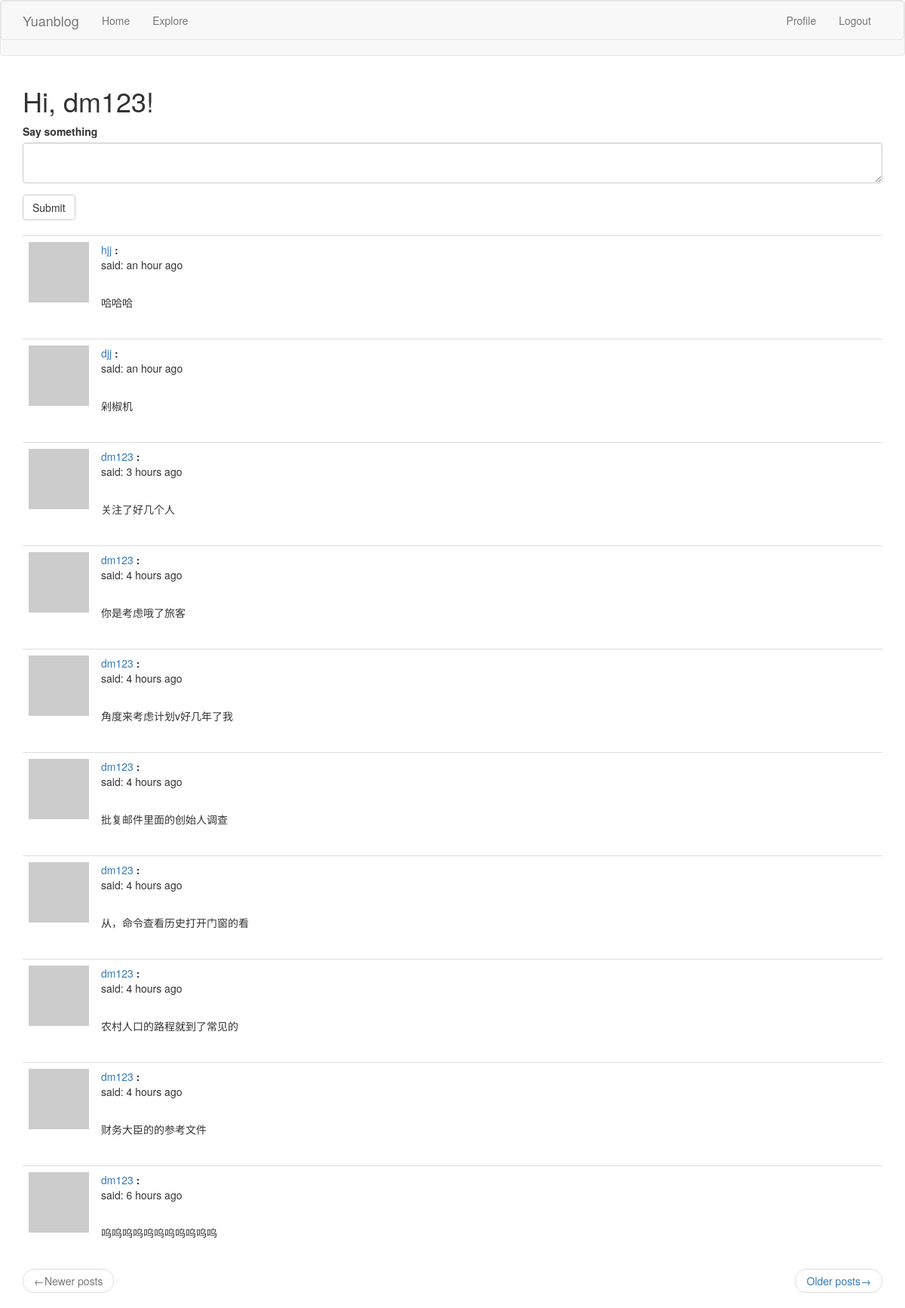
Page /index (signed in) on the committed database.
### app/models.py (models this page shows, shortened)
class User(UserMixin, db.Model):
    id = db.Column(db.Integer, primary_key=True)
    username = db.Column(db.String(64), index=True, unique=True)
    email = db.Column(db.String(128), index=True, unique=True)
    password_hash = db.Column(db.String(128))
    posts = db.relationship('Post', backref='author', lazy='dynamic')
    about_me = db.Column(db.String(140))
    last_date = db.Column(db.DateTime, default=datetime.utcnow)
    followed = db.relationship(
        'User', secondary=followers,
        primaryjoin=(followers.c.follower_id == id),
        secondaryjoin=(followers.c.followed_id == id),
        backref=db.backref('followers', lazy='dynamic'), lazy='dynamic')
    def avatar(self, size):
        digest = hashlib.md5(self.email.lower().encode('utf-8')).hexdigest()
        return 'https://www.gravatar.com/avatar/{}?d=identicon&s={}'.format(digest, size)
    def followed_posts(self):
        followed = Post.query.join(
            followers, (followers.c.followed_id == Post.user_id)).filter(
            followers.c.follower_id == self.id)
        own = Post.query.filter_by(user_id=self.id)
        return followed.union(own).order_by(Post.timestamp.desc())
    @login.user_loader
    def load_user(id):
        return User.query.get(int(id))

class Post(db.Model):
    id = db.Column(db.Integer, primary_key=True)
    body = db.Column(db.String(140))
    timestamp = db.Column(db.DateTime, index=True, default=datetime.utcnow)
    user_id = db.Column(db.Integer, db.ForeignKey('user.id'))

### app/routes.py (the view)
@app.route('/', methods=['GET', 'POST'])
@app.route('/index', methods=['GET', 'POST'])
@login_required
def index():
    form = PostForm()
    if form.validate_on_submit():
        post = Post(body=form.post.data, author=current_user)
        db.session.add(post)
        db.session.commit()
        flash('Your post is now live!')
        return redirect(url_for('index'))
    page = request.args.get('page', 1, type=int)
    posts = current_user.followed_posts().paginate(page, app.config['POSTS_PER_PAGE'], False)
    next_url = url_for('index', page=posts.next_num) \
        if posts.has_next else None
    prev_url = url_for('index', page=posts.prev_num) \
        if posts.has_prev else None
    return render_template('index.html', title='Home', form=form,
                           posts=posts.items, next_url=next_url,
                           prev_url=prev_url)

### app/forms.py
class PostForm(FlaskForm):
    post = TextAreaField('Say something', validators=[DataRequired()])
    submit = SubmitField('Submit')

### app/routes.py (called while the page is built)
@app.before_request
def before_request():
    if current_user.is_authenticated:
        current_user.last_date = datetime.utcnow()
        db.session.commit()

### app/templates/index.html
{% extends "base.html" %}
{% import 'bootstrap/wtf.html' as wtf %}
{% block app_content %}
    <h1>Hi, {{ current_user.username }}!</h1>
    {% if form %}
    {{ wtf.quick_form(form) }}
        <br>
    {% endif %}
    {% for post in posts %}
        {% include '_post.html' %}
    {% endfor %}
    <nav aria-label="...">
        <ul class="pager">
            <li class="previous{% if not prev_url %} disabled{% endif %}">
                <a href="{{ prev_url or '#'}}">
                    <span aria-hidden="true">&larr;</span>Newer posts
                </a>
            </li>
            <li class="next{% if not next_url %} disabled{% endif %}">
                <a href="{{ next_url or '#' }}">
                    Older posts<span aria-hidden="true">&rarr;</span>
                </a>
            </li>
        </ul>
    </nav>
{% endblock %}

### app/templates/_post.html
<table class="table table-hover">
    <tr>
        <td width="70px">
            <a href="{{ url_for('user', username=post.author.username) }}">
                <img src="{{ post.author.avatar(70) }}">
            </a>
        </td>
        <td>
            <a href="{{ url_for('user', username=post.author.username) }}">
                    {{ post.author.username }}
                </a><b>:</b>
            <br>
            <p>said: {{ moment(post.timestamp).fromNow() }}</p>
            <br>
            <p>{{ post.body }}</p>
        </td>
    </tr>
</table>

### rows in the picture
User: username "dm123"
Post: author.username "hjj", timestamp "an hour ago", body "哈哈哈"
Post: author.username "djj", timestamp "an hour ago", body "剁椒机"
Post: author.username "dm123", timestamp "3 hours ago", body "关注了好几个人"
Post: author.username "dm123", timestamp "4 hours ago", body "你是考虑哦了旅客"
Post: author.username "dm123", timestamp "4 hours ago", body "角度来考虑计划v好几年了我"
Post: author.username "dm123", timestamp "4 hours ago", body "批复邮件里面的创始人调查"
Post: author.username "dm123", timestamp "4 hours ago", body "从，命令查看历史打开门窗的看"
Post: author.username "dm123", timestamp "4 hours ago", body "农村人口的路程就到了常见的"
Post: author.username "dm123", timestamp "4 hours ago", body "财务大臣的的参考文件"
Post: author.username "dm123", timestamp "6 hours ago", body "呜呜呜呜呜呜呜呜呜呜呜"
